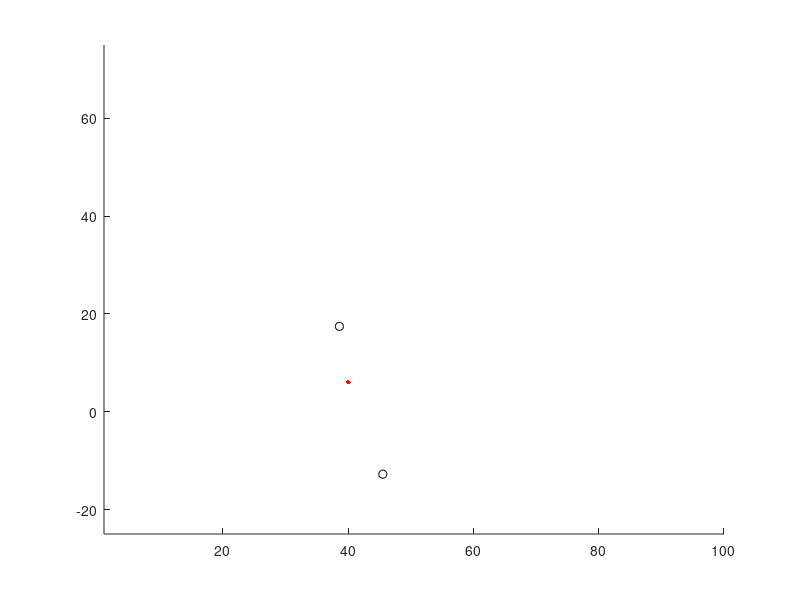

Source code (MATLAB):

% brian gilder did a thing on 30nov2015, 2dec2015
% this will hopefully magically transform into a function that accepts
% sonar data and builds a magnificent map therewith

% this is currently incredibly simple but it works so that's what counts

%% definitions

W = 12; %width of robot, in whatever length-units we're using. PLACEHOLDER
sensorDepth = 1.5;  %distance from side of robot to sensor read plane
W_eff = W/2 + sensorDepth;
x_sensor_left = 1;  %dist the sensor is shifted relative to robot center
x_sensor_right = 1.5; %ditto

%% let's draw a pre-determined map! if we want to
% scaled using units that match real-world units (cm?)

line([ ], [ ],'Color','b'); %brute force, if nothing better is available
line([ ], [ ],'Color','b');
%etc

%%%%%%%%%%%%%%%%%%%%%%%%%%%%%%%%%%%%%%%%%%%%%%%%%%%%%%%%%%%%%%%%%%%
% What Follows Should Be Put Into A Loopable (External?) Function:

%% magically, data gets passed in

% data get, somehow

% variables are assigned values from data. currently placeholders

% %x_R_origin = sdfkj; %probably already the next thing
% %y_R_origin = sdf;    %probably already the next thing
robot_x_absolute = 40; %we get sent these, right? x_I
robot_y_absolute = 6;   % y_I
theta = (12)*pi/180;   %radians, if the angle is given in (degrees)
sensorDistLeft = 4; %whatever units the sensors report back
sensorDistRight = 12;

%% establish wall relative to robot

y_wall_left = W_eff + sensorDistLeft;
y_wall_right = -W_eff - sensorDistRight;

%if we are assuming these to be attached perfectly orthogonal to
%robot movement direction, we only need to worry about y-coordinates

%% position magic

%i have no idea what i'm doing but it seems to work alright
pos_adjust = [robot_x_absolute; robot_y_absolute];
pos_R_left = [x_sensor_left; y_wall_left];
rotation_matrix = [cos(theta), -sin(theta); sin(theta), cos(theta)];
pos_I_left = pos_adjust + rotation_matrix*pos_R_left;
pos_R_right = [x_sensor_right; y_wall_right];
rotation_matrix = [cos(theta), - sin(theta); sin(theta), cos(theta)];
pos_I_right = pos_adjust + rotation_matrix*pos_R_right;

%once more, discretely. just for shiggles. idk if this currently works.
%x_I_left = robot_x_absolute + cos(theta)*x_sensor_left - sin(theta)*y_wall_left; % + x_R_origin? %or maybe + robot_x_absolute?
%y_I_left = robot_y_absolute + sin(theta)*x_sensor_left + cos(theta)*y_wall_left; % + y_R_origin? %ditto?
%x_I_right = robot_x_absolute + cos(theta)*x_sensor_right - sin(theta)*y_wall_right;
%y_I_right = robot_y_absolute + sin(theta)*x_sensor_right + cos(theta)*y_wall_right;

%% now something wonderful happens! i just need to figure out what that is

x_temp_left = pos_I_left(1,1);
y_temp_left = pos_I_left(2,1)
x_temp_right = pos_I_right(1,1);
y_temp_right =pos_I_right(2,1)

hold on    % i'm not releasing the hold so we can keep adding to the plot
plot(x_temp_left,y_temp_left,'ok')
plot(x_temp_right, y_temp_right,'ok')
plot(robot_x_absolute, robot_y_absolute,'.r','markersize', 10)
axis([1  100 -25 75])   %this will either need to be redefined dynamically
        %or taken out completely   %UNLESS we are also including what we
        %plan to have as the 'predefined' map overlaid. then the overlay
        %will already be roughly the right scale. we will just need to make
        %sure everything is measured equally in the plane

%This Ends Where The Independent Function Should Loop, if we do that.
  %it might just be easier to let the whole thing run a bunch of times
%%%%%%%%%%%%%%%%%%%%%%%%%%%%%%%%%%%%%%%%%%%%%%%%%%%%%%%%%%%%%%%%%%%



%something else should probably come next but idk what that would be

















hopeful_plea = ['NASA is seriously the coolest place   ';
                'I could ever dream to work for.       ';
                'Please hire Brian Gilder. He is great.']

